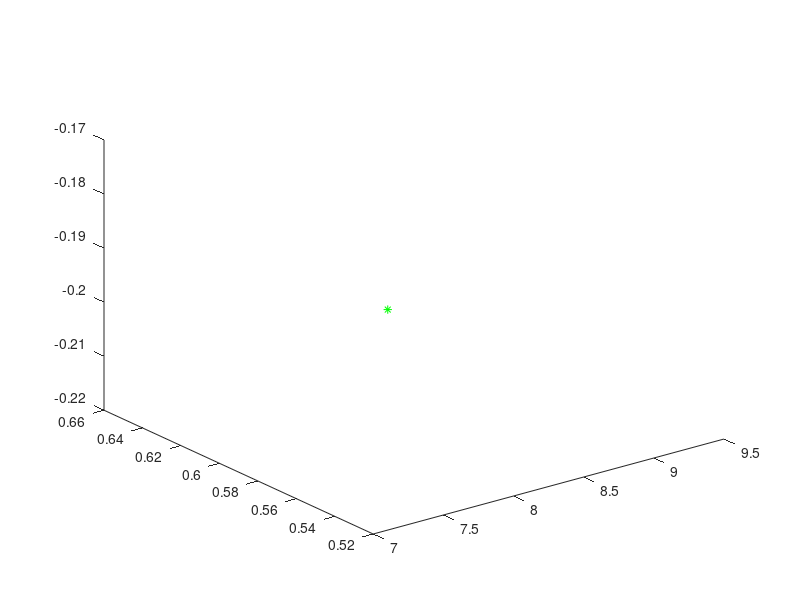

Recreate this plot in MATLAB.
%Declaramos matriz Tp con los valores del punto p(4.8, 6.3, -9.2) 
Tp = [1,0,0,4.8;...
    0,1,0,6.3;...
    0,0,1,-9.2;...
    0,0,0,1]

% Declaramos el vector ruvw(3.9, -5.7, 9)
Ruvw = [3.4; -5.7; 9; 1]

%Multipicamos Tp * Rxyz Para obtener la resultante
res = Tp * Ruvw

%Obtenermos los valores a graficar de la resultante
R1 = res(1,1)
R2 = res(2,1)
R3 = res(3,1)

%graficamos 
plot3(R1,R2,R3, "g*")
